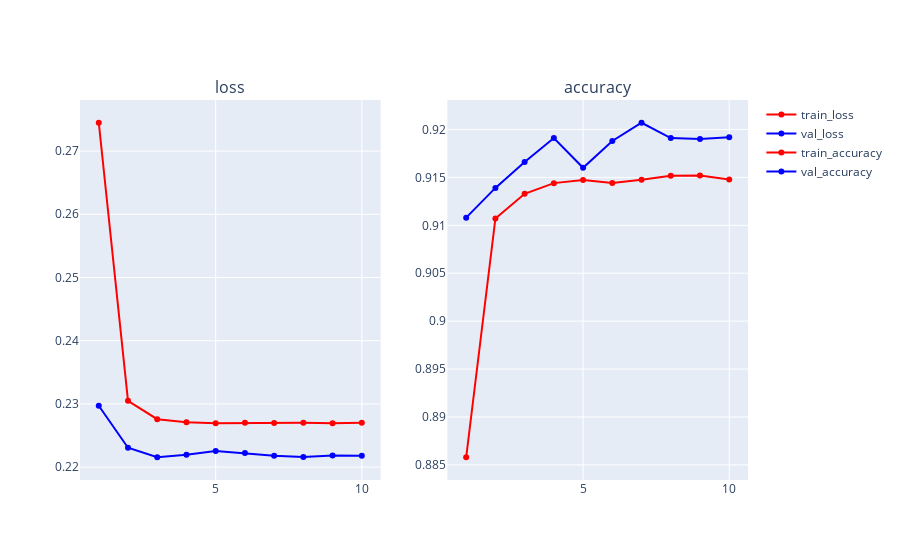

Write notebook code for a chart like this one.
### Code cell
analyze(exproot="~/temp/experiments/synth-classification-1", run_name="long-bar-6042")

### Figure 1 — Plotly figure (JSON) as saved in the notebook; plotly's stock layout.template omitted (floating-point values rounded to 4 significant figures)
{"data": [{"line": {"color": "red"}, "name": "train_loss", "type": "scatter", "x": [1, 2, 3, 4, 5, 6, 7, 8, 9, 10], "xaxis": "x", "y": [0.2745, 0.2305, 0.2276, 0.2271, 0.227, 0.227, 0.227, 0.227, 0.2269, 0.227], "yaxis": "y"}, {"line": {"color": "blue"}, "name": "val_loss", "type": "scatter", "x": [1, 2, 3, 4, 5, 6, 7, 8, 9, 10], "xaxis": "x", "y": [0.2297, 0.2231, 0.2216, 0.222, 0.2226, 0.2222, 0.2218, 0.2216, 0.2218, 0.2218], "yaxis": "y"}, {"line": {"color": "red"}, "name": "train_accuracy", "type": "scatter", "x": [1, 2, 3, 4, 5, 6, 7, 8, 9, 10], "xaxis": "x2", "y": [0.8858, 0.9107, 0.9133, 0.9144, 0.9147, 0.9144, 0.9147, 0.9152, 0.9152, 0.9148], "yaxis": "y2"}, {"line": {"color": "blue"}, "name": "val_accuracy", "type": "scatter", "x": [1, 2, 3, 4, 5, 6, 7, 8, 9, 10], "xaxis": "x2", "y": [0.9108, 0.9139, 0.9166, 0.9191, 0.916, 0.9188, 0.9207, 0.9191, 0.919, 0.9192], "yaxis": "y2"}], "layout": {"annotations": [{"font": {"size": 16}, "showarrow": false, "text": "loss", "x": 0.225, "xanchor": "center", "xref": "paper", "y": 1, "yanchor": "bottom", "yref": "paper"}, {"font": {"size": 16}, "showarrow": false, "text": "accuracy", "x": 0.775, "xanchor": "center", "xref": "paper", "y": 1, "yanchor": "bottom", "yref": "paper"}], "autosize": true, "xaxis": {"anchor": "y", "autorange": true, "domain": [0, 0.45], "range": [0.4174, 10.58], "type": "linear"}, "xaxis2": {"anchor": "y2", "autorange": true, "domain": [0.55, 1], "range": [0.4174, 10.58], "type": "linear"}, "yaxis": {"anchor": "x", "autorange": true, "domain": [0, 1], "range": [0.2177, 0.2784], "type": "linear"}, "yaxis2": {"anchor": "x2", "autorange": true, "domain": [0, 1], "range": [0.8832, 0.9233], "type": "linear"}}}
